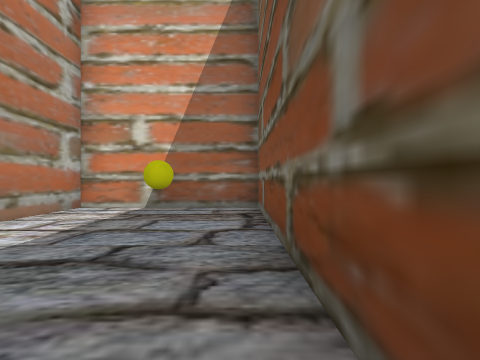
View 1 (above)

12 first-person views from a walk through a scene from a Unity 3-D project. The camera is 1.2 m above the floor, looks level and sees 80° across. The floor is counted in squares, 2 m on a side. Each view is taken from the middle of a square. On the plan, view 1 faces up. The plan holds only what a view shows up to about 9 squares ahead; the rest is blank. The place goes on beyond the plan. Some surface patterns are stand-ins.

View 2
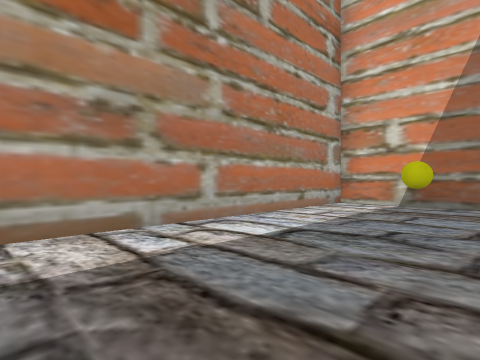

View 3
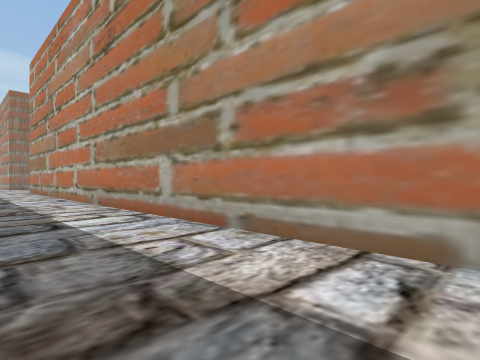

View 4
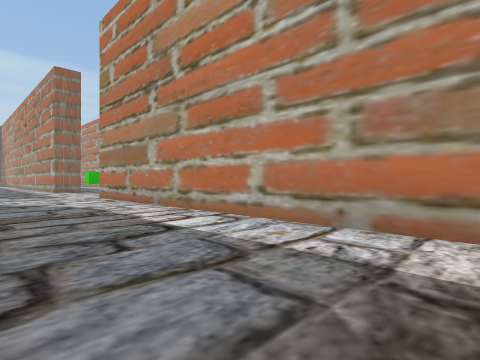

View 5
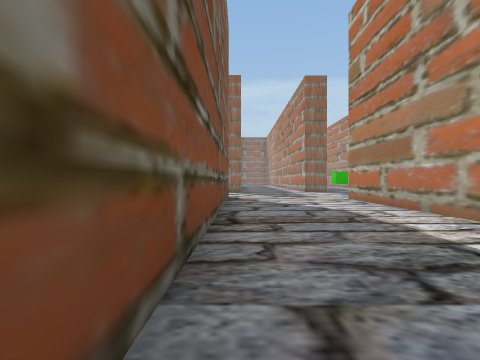

View 6
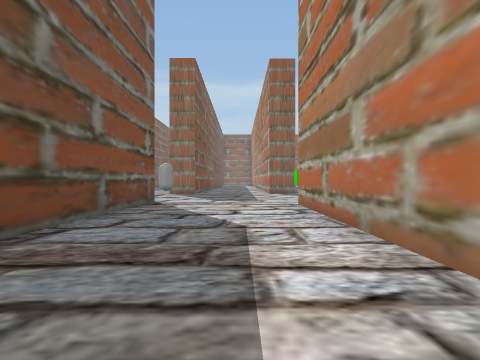

View 7
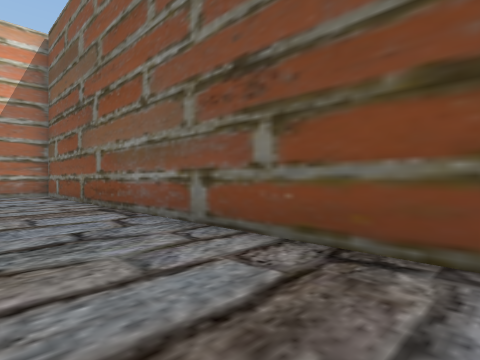

View 8
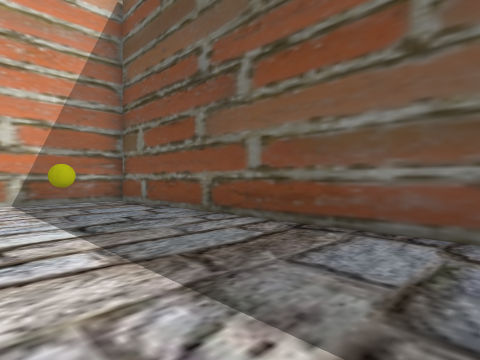

View 9
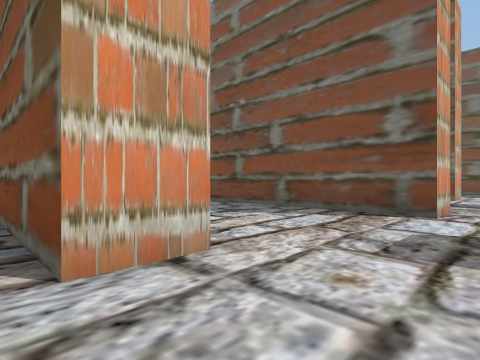

View 10
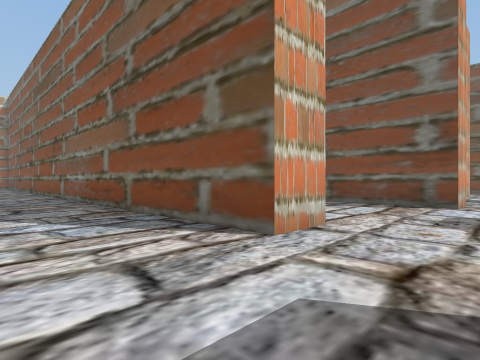

View 11
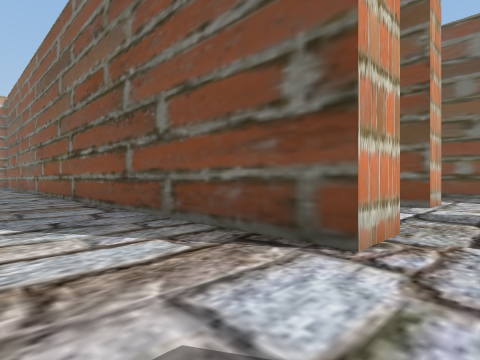

View 12
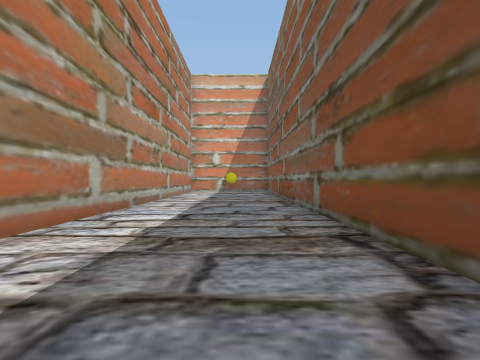

### Floor plan
Points are (right, up) in squares from view 1. A wall is a line through its corners. A room is listed if a view was taken in it or the views show most of it. See-through windows are left out.
Room 1 (views 1, 2, 3, 4, 5, 6, 7, 8, 11, 12)
walls: (0.4, -16) (0.4, 6.3) (-3.4, 6.3) (-3.4, -15.1) (-4.6, -15.1)
ways out: opening at (-4, -16.5) to room 2; opening at (1, -17)
objects: yellow ball (-1, 5)
Room 2 (views 9, 10)
walls: (-4.6, -15.1) (-4.6, -6.8)
ways out: opening at (-4, -16.5) to room 1

Where each view was taken, in squares from view 1:
view 1: 0 up, 0 right, facing up
view 2: 1 down, 0 right, facing up-left
view 3: 1 up, 1 left, facing down-left
view 4: 5 down, 0 right, facing down-left
view 5: 6 down, 0 right, facing down
view 6: 8 down, 2 left, facing down
view 7: 6 down, 2 left, facing up-right
view 8: 2 down, 3 left, facing up-right
view 9: 17 down, 5 left, facing up-right
view 10: 17 down, 7 left, facing up-right
view 11: 17 down, 2 left, facing up-right
view 12: 8 down, 1 left, facing up
